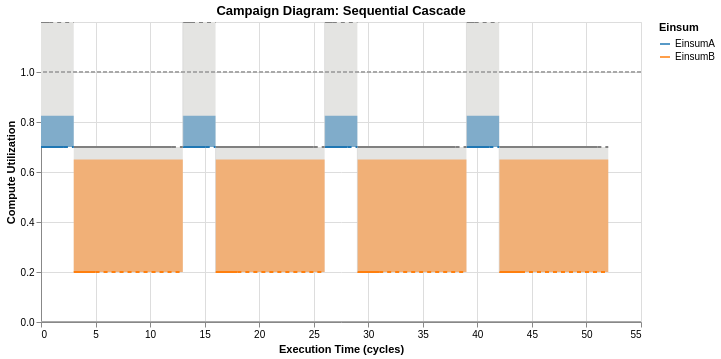
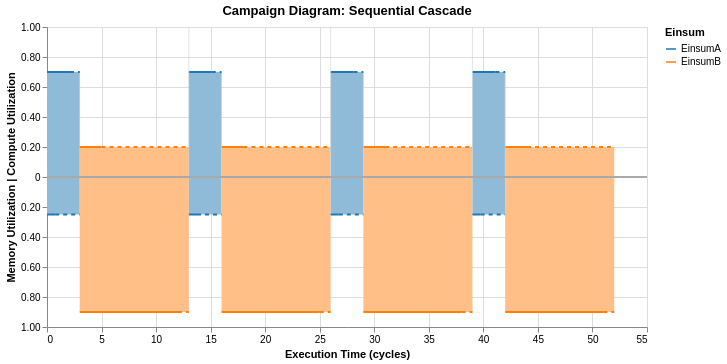

Notebook code cell kept with these figures, in order:
### Markdown cell above
In dual mode:

### Code cell
campaign_diagram = CampaignDiagram(cascade2)
campaign_diagram.draw(dual_mode=False).interactive().show()
campaign_diagram.draw(dual_mode=True).interactive()

### Figure 1 — Vega-Lite specification as saved in the notebook (floating-point values rounded to 4 significant figures)
{"config": {"view": {"continuousWidth": 300, "continuousHeight": 300}}, "layer": [{"layer": [{"layer": [{"layer": [{"mark": {"type": "rect", "color": "#E4E4E2"}, "encoding": {"tooltip": [{"field": "Einsum", "type": "nominal"}, {"field": "runtime", "type": "quantitative"}, {"field": "og_runtime", "type": "quantitative"}, {"field": "Memory_Utilization", "type": "quantitative"}, {"field": "Compute_Utilization", "type": "quantitative"}, {"field": "Compute_Utilization_plot", "type": "quantitative"}, {"field": "fusion_group", "type": "nominal"}, {"field": "memory_well", "type": "quantitative"}, {"field": "full_End_Time", "type": "quantitative"}, {"field": "throttled_duration", "type": "quantitative"}, {"field": "mem_throttled_duration", "type": "quantitative"}, {"field": "comp_throttled_duration", "type": "quantitative"}, {"field": "comp_perc", "type": "quantitative"}, {"field": "bw_perc", "type": "quantitative"}, {"field": "compute_type", "type": "nominal"}, {"field": "memory_type", "type": "nominal"}], "x": {"field": "Time_Stamp", "type": "quantitative"}, "x2": {"field": "full_End_Time"}, "y": {"field": "compute_limit_bot", "type": "quantitative"}, "y2": {"field": "compute_limit_top"}}, "name": "view_16f6e8925e598bdb_0", "transform": [{"calculate": "datum.Compute_Utilization_plot + 0.5 * datum.memory_well", "as": "compute_limit_top"}, {"calculate": "datum.Compute_Utilization_plot", "as": "compute_limit_bot"}, {"calculate": "datum.Compute_Utilization_plot", "as": "y1"}, {"calculate": "datum.Compute_Utilization_plot + datum.Memory_Utilization * 0.5", "as": "y2"}]}, {"mark": {"type": "rule", "color": "gray", "size": 2, "strokeDash": [0, 0]}, "encoding": {"tooltip": [{"field": "Einsum", "type": "nominal"}, {"field": "runtime", "type": "quantitative"}, {"field": "og_runtime", "type": "quantitative"}, {"field": "Memory_Utilization", "type": "quantitative"}, {"field": "Compute_Utilization", "type": "quantitative"}, {"field": "Compute_Utilization_plot", "type": "quantitative"}, {"field": "fusion_group", "type": "nominal"}, {"field": "memory_well", "type": "quantitative"}, {"field": "full_End_Time", "type": "quantitative"}, {"field": "throttled_duration", "type": "quantitative"}, {"field": "mem_throttled_duration", "type": "quantitative"}, {"field": "comp_throttled_duration", "type": "quantitative"}, {"field": "comp_perc", "type": "quantitative"}, {"field": "bw_perc", "type": "quantitative"}, {"field": "compute_type", "type": "nominal"}, {"field": "memory_type", "type": "nominal"}], "x": {"field": "Time_Stamp", "type": "quantitative"}, "x2": {"field": "mb_End_Time"}, "y": {"field": "compute_limit_top", "type": "quantitative"}}, "transform": [{"calculate": "datum.Compute_Utilization_plot + 0.5 * datum.memory_well", "as": "compute_limit_top"}, {"calculate": "datum.Compute_Utilization_plot", "as": "compute_limit_bot"}, {"calculate": "datum.Compute_Utilization_plot", "as": "y1"}, {"calculate": "datum.Compute_Utilization_plot + datum.Memory_Utilization * 0.5", "as": "y2"}]}]}, {"mark": {"type": "rect", "opacity": 0.5}, "encoding": {"color": {"field": "Einsum", "legend": null, "scale": {"domain": ["EinsumA", "EinsumB"], "range": ["#1f77b4", "#ff7f0e"]}, "sort": ["EinsumA", "EinsumB"], "type": "nominal"}, "tooltip": [{"field": "Einsum", "type": "nominal"}, {"field": "runtime", "type": "quantitative"}, {"field": "og_runtime", "type": "quantitative"}, {"field": "Memory_Utilization", "type": "quantitative"}, {"field": "Compute_Utilization", "type": "quantitative"}, {"field": "Compute_Utilization_plot", "type": "quantitative"}, {"field": "fusion_group", "type": "nominal"}, {"field": "memory_well", "type": "quantitative"}, {"field": "full_End_Time", "type": "quantitative"}, {"field": "throttled_duration", "type": "quantitative"}, {"field": "mem_throttled_duration", "type": "quantitative"}, {"field": "comp_throttled_duration", "type": "quantitative"}, {"field": "comp_perc", "type": "quantitative"}, {"field": "bw_perc", "type": "quantitative"}, {"field": "compute_type", "type": "nominal"}, {"field": "memory_type", "type": "nominal"}], "x": {"field": "Time_Stamp", "type": "quantitative"}, "x2": {"field": "full_End_Time"}, "y": {"field": "y1", "type": "quantitative"}, "y2": {"field": "y2"}}, "transform": [{"calculate": "datum.Compute_Utilization_plot + 0.5 * datum.memory_well", "as": "compute_limit_top"}, {"calculate": "datum.Compute_Utilization_plot", "as": "compute_limit_bot"}, {"calculate": "datum.Compute_Utilization_plot", "as": "y1"}, {"calculate": "datum.Compute_Utilization_plot + datum.Memory_Utilization * 0.5", "as": "y2"}]}, {"mark": {"type": "line", "interpolate": "step-after", "size": 2}, "encoding": {"color": {"field": "Einsum", "legend": null, "scale": {"domain": ["EinsumA", "EinsumB"], "range": ["#1f77b4", "#ff7f0e"]}, "sort": ["EinsumA", "EinsumB"], "type": "nominal"}, "tooltip": [{"field": "Einsum", "type": "nominal"}, {"field": "runtime", "type": "quantitative"}, {"field": "og_runtime", "type": "quantitative"}, {"field": "Memory_Utilization", "type": "quantitative"}, {"field": "Compute_Utilization", "type": "quantitative"}, {"field": "Compute_Utilization_plot", "type": "quantitative"}, {"field": "fusion_group", "type": "nominal"}, {"field": "memory_well", "type": "quantitative"}, {"field": "full_End_Time", "type": "quantitative"}, {"field": "throttled_duration", "type": "quantitative"}, {"field": "mem_throttled_duration", "type": "quantitative"}, {"field": "comp_throttled_duration", "type": "quantitative"}, {"field": "comp_perc", "type": "quantitative"}, {"field": "bw_perc", "type": "quantitative"}, {"field": "compute_type", "type": "nominal"}, {"field": "memory_type", "type": "nominal"}], "x": {"field": "Time_Stamp", "type": "quantitative"}, "x2": {"field": "cb_End_Time"}, "y": {"axis": {"labelExpr": "format(datum.value, '.1f')", "title": "Compute Utilization", "values": [0, 0.2, 0.4, 0.6, 0.8, 1.0]}, "field": "Compute_Utilization_plot", "scale": {"domain": [0, 1.2]}, "title": "Compute Utilization", "type": "quantitative"}}, "transform": [{"calculate": "datum.Compute_Utilization_plot + 0.5 * datum.memory_well", "as": "compute_limit_top"}, {"calculate": "datum.Compute_Utilization_plot", "as": "compute_limit_bot"}, {"calculate": "datum.Compute_Utilization_plot", "as": "y1"}, {"calculate": "datum.Compute_Utilization_plot + datum.Memory_Utilization * 0.5", "as": "y2"}]}, {"data": {"name": "data-fddeae40bb807a4cf1264e860ba02cdc"}, "mark": {"type": "rule", "color": "#D3D3D3", "opacity": 0.6, "size": 1}, "encoding": {"tooltip": [{"field": "x", "type": "quantitative"}], "x": {"field": "x", "type": "quantitative"}, "y": {"field": "compute_limit_bot", "type": "quantitative"}, "y2": {"field": "compute_limit_top"}}, "transform": [{"calculate": "datum.Compute_Utilization_plot + 0.5 * datum.memory_well", "as": "compute_limit_top"}, {"calculate": "datum.Compute_Utilization_plot", "as": "compute_limit_bot"}, {"calculate": "datum.Compute_Utilization_plot", "as": "y_bot"}]}, {"data": {"name": "data-4c031d28b9dc939aaeb03b78322771bf"}, "mark": {"type": "rule", "size": 2}, "encoding": {"color": {"field": "Einsum", "legend": null, "scale": {"domain": ["EinsumA", "EinsumB"], "range": ["#1f77b4", "#ff7f0e"]}, "sort": ["EinsumA", "EinsumB"], "type": "nominal"}, "tooltip": [{"field": "Einsum", "type": "nominal"}, {"field": "x", "type": "quantitative"}, {"field": "y", "type": "quantitative"}, {"field": "y2", "type": "quantitative"}, {"field": "duration", "type": "quantitative"}], "x": {"field": "x", "type": "quantitative"}, "y": {"field": "y", "type": "quantitative"}, "y2": {"field": "y2"}}}, {"data": {"name": "data-8cb6e083e8f215452839c29120b758a3"}, "mark": {"type": "rule", "color": "gray", "size": 2, "strokeDash": [4, 4]}, "encoding": {"tooltip": [{"field": "Einsum", "type": "nominal"}, {"field": "runtime", "type": "quantitative"}, {"field": "og_runtime", "type": "quantitative"}, {"field": "Memory_Utilization", "type": "quantitative"}, {"field": "Compute_Utilization", "type": "quantitative"}, {"field": "Compute_Utilization_plot", "type": "quantitative"}, {"field": "fusion_group", "type": "nominal"}, {"field": "memory_well", "type": "quantitative"}, {"field": "full_End_Time", "type": "quantitative"}, {"field": "throttled_duration", "type": "quantitative"}, {"field": "mem_throttled_duration", "type": "quantitative"}, {"field": "comp_throttled_duration", "type": "quantitative"}, {"field": "comp_perc", "type": "quantitative"}, {"field": "bw_perc", "type": "quantitative"}, {"field": "compute_type", "type": "nominal"}, {"field": "memory_type", "type": "nominal"}], "x": {"field": "mb_End_Time", "type": "quantitative"}, "x2": {"field": "full_End_Time"}, "y": {"field": "compute_limit_top", "type": "quantitative"}}, "transform": [{"calculate": "datum.Compute_Utilization_plot + 0.5 * datum.memory_well", "as": "compute_limit_top"}, {"calculate": "datum.Compute_Utilization_plot", "as": "compute_limit_bot"}, {"calculate": "datum.Compute_Utilization_plot", "as": "y1"}, {"calculate": "datum.Compute_Utilization_plot + datum.Memory_Utilization * 0.5", "as": "y2"}]}, {"data": {"name": "data-86d886b07e8953e335fad130cbd372d8"}, "mark": {"type": "rule", "size": 2, "strokeDash": [4, 4]}, "encoding": {"color": {"field": "Einsum", "legend": null, "scale": {"domain": ["EinsumA", "EinsumB"], "range": ["#1f77b4", "#ff7f0e"]}, "sort": ["EinsumA", "EinsumB"], "type": "nominal"}, "tooltip": [{"field": "Einsum", "type": "nominal"}, {"field": "x", "type": "quantitative"}, {"field": "x2", "type": "quantitative"}], "x": {"field": "x", "type": "quantitative"}, "x2": {"field": "x2"}, "y": {"field": "y", "type": "quantitative"}}}], "data": {"name": "data-8cb6e083e8f215452839c29120b758a3"}, "encoding": {"x": {"field": "Time_Stamp", "title": "Execution Time (cycles)", "type": "quantitative"}}, "resolve": {"scale": {"color": "independent"}}}, {"data": {"name": "data-62270e77d641448c13ff0a9fcf3e6578"}, "mark": {"type": "rule", "color": "darkgray", "size": 2, "strokeDash": [4, 2]}, "encoding": {"y": {"field": "y", "type": "quantitative"}}}]}, {"data": {"name": "data-87e69d7a9d7ae5b02a22f807b2d20c57"}, "mark": {"type": "rule", "color": "darkgray", "size": 2, "strokeDash": [0, 0]}, "encoding": {"y": {"field": "y", "type": "quantitative"}}}, {"data": {"name": "data-9145d7b3939a01dab6b165bf595666f4"}, "mark": {"type": "line", "opacity": 0}, "encoding": {"color": {"field": "Einsum", "legend": {"title": "Einsum"}, "scale": {"domain": ["EinsumA", "EinsumB"], "range": ["#1f77b4", "#ff7f0e"]}, "sort": ["EinsumA", "EinsumB"], "type": "nominal"}}}], "height": 300, "params": [{"name": "param_1e9efca18e7a2868", "select": {"type": "interval", "encodings": ["x", "y"]}, "bind": "scales", "views": ["view_16f6e8925e598bdb_0"]}], "title": "Campaign Diagram: Sequential Cascade", "width": 600, "$schema": "https://vega.github.io/schema/vega-lite/v6.4.1.json", "datasets": {"data-8cb6e083e8f215452839c29120b758a3": [{"Einsum": "EinsumA", "fusion_group": null, "fusion_type": "NONE", "Starting_Time": 0.0, "Time_Stamp": 0.0, "End_Time": 2.1, "cb_End_Time": 2.1, "mb_End_Time": 0.75, "full_End_Time": 3.0, "runtime": 3, "og_runtime": 3, "Compute_Utilization": 0.7, "Compute_Utilization_plot": 0.7, "Memory_Utilization": 0.25, "Memory_Utilization_plot": 0.25, "memory_well": 1.0, "cutil_start": 0.0, "mutil_start": 0.0, "compute_color": "#332288", "bw_color": "#9990C3", "throttled": true, "throttled_duration": 0.9, "mem_throttled_duration": 2.25, "comp_throttled_duration": 0.9, "comp_perc": 1.0, "bw_perc": 1.0, "compute_type": "Compute Pool", "memory_type": "Memory Pool"}, {"Einsum": "EinsumB", "fusion_group": null, "fusion_type": "NONE", "Starting_Time": 3.0, "Time_Stamp": 3.0, "End_Time": 12.0, "cb_End_Time": 5.0, "mb_End_Time": 12.0, "full_End_Time": 13.0, "runtime": 10, "og_runtime": 10, "Compute_Utilization": 0.2, "Compute_Utilization_plot": 0.2, "Memory_Utilization": 0.9, "Memory_Utilization_plot": 0.9, "memory_well": 1.0, "cutil_start": 0.0, "mutil_start": 0.0, "compute_color": "#117733", "bw_color": "#88BB99", "throttled": true, "throttled_duration": 1.0, "mem_throttled_duration": 1.0, "comp_throttled_duration": 8.0, "comp_perc": 1.0, "bw_perc": 1.0, "compute_type": "Compute Pool", "memory_type": "Memory Pool"}, {"Einsum": "EinsumA", "fusion_group": null, "fusion_type": "NONE", "Starting_Time": 13.0, "Time_Stamp": 13.0, "End_Time": 15.1, "cb_End_Time": 15.1, "mb_End_Time": 13.75, "full_End_Time": 16.0, "runtime": 3, "og_runtime": 3, "Compute_Utilization": 0.7, "Compute_Utilization_plot": 0.7, "Memory_Utilization": 0.25, "Memory_Utilization_plot": 0.25, "memory_well": 1.0, "cutil_start": 0.0, "mutil_start": 0.0, "compute_color": "#332288", "bw_color": "#9990C3", "throttled": true, "throttled_duration": 0.9, "mem_throttled_duration": 2.25, "comp_throttled_duration": 0.9, "comp_perc": 1.0, "bw_perc": 1.0, "compute_type": "Compute Pool", "memory_type": "Memory Pool"}, {"Einsum": "EinsumB", "fusion_group": null, "fusion_type": "NONE", "Starting_Time": 16.0, "Time_Stamp": 16.0, "End_Time": 25.0, "cb_End_Time": 18.0, "mb_End_Time": 25.0, "full_End_Time": 26.0, "runtime": 10, "og_runtime": 10, "Compute_Utilization": 0.2, "Compute_Utilization_plot": 0.2, "Memory_Utilization": 0.9, "Memory_Utilization_plot": 0.9, "memory_well": 1.0, "cutil_start": 0.0, "mutil_start": 0.0, "compute_color": "#117733", "bw_color": "#88BB99", "throttled": true, "throttled_duration": 1.0, "mem_throttled_duration": 1.0, "comp_throttled_duration": 8.0, "comp_perc": 1.0, "bw_perc": 1.0, "compute_type": "Compute Pool", "memory_type": "Memory Pool"}, {"Einsum": "EinsumA", "fusion_group": null, "fusion_type": "NONE", "Starting_Time": 26.0, "Time_Stamp": 26.0, "End_Time": 28.1, "cb_End_Time": 28.1, "mb_End_Time": 26.75, "full_End_Time": 29.0, "runtime": 3, "og_runtime": 3, "Compute_Utilization": 0.7, "Compute_Utilization_plot": 0.7, "Memory_Utilization": 0.25, "Memory_Utilization_plot": 0.25, "memory_well": 1.0, "cutil_start": 0.0, "mutil_start": 0.0, "compute_color": "#332288", "bw_color": "#9990C3", "throttled": true, "throttled_duration": 0.9, "mem_throttled_duration": 2.25, "comp_throttled_duration": 0.9, "comp_perc": 1.0, "bw_perc": 1.0, "compute_type": "Compute Pool", "memory_type": "Memory Pool"}, {"Einsum": "EinsumB", "fusion_group": null, "fusion_type": "NONE", "Starting_Time": 29.0, "Time_Stamp": 29.0, "End_Time": 38.0, "cb_End_Time": 31.0, "mb_End_Time": 38.0, "full_End_Time": 39.0, "runtime": 10, "og_runtime": 10, "Compute_Utilization": 0.2, "Compute_Utilization_plot": 0.2, "Memory_Utilization": 0.9, "Memory_Utilization_plot": 0.9, "memory_well": 1.0, "cutil_start": 0.0, "mutil_start": 0.0, "compute_color": "#117733", "bw_color": "#88BB99", "throttled": true, "throttled_duration": 1.0, "mem_throttled_duration": 1.0, "comp_throttled_duration": 8.0, "comp_perc": 1.0, "bw_perc": 1.0, "compute_type": "Compute Pool", "memory_type": "Memory Pool"}, {"Einsum": "EinsumA", "fusion_group": null, "fusion_type": "NONE", "Starting_Time": 39.0, "Time_Stamp": 39.0, "End_Time": 41.1, "cb_End_Time": 41.1, "mb_End_Time": 39.75, "full_End_Time": 42.0, "runtime": 3, "og_runtime": 3, "Compute_Utilization": 0.7, "Compute_Utilization_plot": 0.7, "Memory_Utilization": 0.25, "Memory_Utilization_plot": 0.25, "memory_well": 1.0, "cutil_start": 0.0, "mutil_start": 0.0, "compute_color": "#332288", "bw_color": "#9990C3", "throttled": true, "throttled_duration": 0.9, "mem_throttled_duration": 2.25, "comp_throttled_duration": 0.9, "comp_perc": 1.0, "bw_perc": 1.0, "compute_type": "Compute Pool", "memory_type": "Memory Pool"}, {"Einsum": "EinsumB", "fusion_group": null, "fusion_type": "NONE", "Starting_Time": 42.0, "Time_Stamp": 42.0, "End_Time": 51.0, "cb_End_Time": 44.0, "mb_End_Time": 51.0, "full_End_Time": 52.0, "runtime": 10, "og_runtime": 10, "Compute_Utilization": 0.2, "Compute_Utilization_plot": 0.2, "Memory_Utilization": 0.9, "Memory_Utilization_plot": 0.9, "memory_well": 1.0, "cutil_start": 0.0, "mutil_start": 0.0, "compute_color": "#117733", "bw_color": "#88BB99", "throttled": true, "throttled_duration": 1.0, "mem_throttled_duration": 1.0, "comp_throttled_duration": 8.0, "comp_perc": 1.0, "bw_perc": 1.0, "compute_type": "Compute Pool", "memory_type": "Memory Pool"}], "data-fddeae40bb807a4cf1264e860ba02cdc": [{"x": 13.0, "Einsum": "EinsumA", "Compute_Utilization_plot": 0.7, "Compute_Utilization": 0.7, "memory_well": 1.0}, {"x": 26.0, "Einsum": "EinsumA", "Compute_Utilization_plot": 0.7, "Compute_Utilization": 0.7, "memory_well": 1.0}, {"x": 39.0, "Einsum": "EinsumA", "Compute_Utilization_plot": 0.7, "Compute_Utilization": 0.7, "memory_well": 1.0}, {"x": 16.0, "Einsum": "EinsumB", "Compute_Utilization_plot": 0.2, "Compute_Utilization": 0.2, "memory_well": 1.0}, {"x": 29.0, "Einsum": "EinsumB", "Compute_Utilization_plot": 0.2, "Compute_Utilization": 0.2, "memory_well": 1.0}, {"x": 42.0, "Einsum": "EinsumB", "Compute_Utilization_plot": 0.2, "Compute_Utilization": 0.2, "memory_well": 1.0}], "data-4c031d28b9dc939aaeb03b78322771bf": [{"x": 13.0, "y": 0.7, "y2": 0.7, "Einsum": "EinsumA", "duration": 0.9}, {"x": 26.0, "y": 0.7, "y2": 0.7, "Einsum": "EinsumA", "duration": 0.9}, {"x": 39.0, "y": 0.7, "y2": 0.7, "Einsum": "EinsumA", "duration": 0.9}, {"x": 16.0, "y": 0.2, "y2": 0.2, "Einsum": "EinsumB", "duration": 1.0}, {"x": 29.0, "y": 0.2, "y2": 0.2, "Einsum": "EinsumB", "duration": 1.0}, {"x": 42.0, "y": 0.2, "y2": 0.2, "Einsum": "EinsumB", "duration": 1.0}], "data-86d886b07e8953e335fad130cbd372d8": [{"Einsum": "EinsumA", "x": 2.1, "x2": 3.0, "y": 0.7, "color": "#332288"}, {"Einsum": "EinsumB", "x": 5.0, "x2": 13.0, "y": 0.2, "color": "#117733"}, {"Einsum": "EinsumA", "x": 15.1, "x2": 16.0, "y": 0.7, "color": "#332288"}, {"Einsum": "EinsumB", "x": 18.0, "x2": 26.0, "y": 0.2, "color": "#117733"}, {"Einsum": "EinsumA", "x": 28.1, "x2": 29.0, "y": 0.7, "color": "#332288"}, {"Einsum": "EinsumB", "x": 31.0, "x2": 39.0, "y": 0.2, "color": "#117733"}, {"Einsum": "EinsumA", "x": 41.1, "x2": 42.0, "y": 0.7, "color": "#332288"}, {"Einsum": "EinsumB", "x": 44.0, "x2": 52.0, "y": 0.2, "color": "#117733"}], "data-62270e77d641448c13ff0a9fcf3e6578": [{"y": 1.0}], "data-87e69d7a9d7ae5b02a22f807b2d20c57": [{"y": 0.0}], "data-9145d7b3939a01dab6b165bf595666f4": [{"Einsum": "EinsumA", "fusion_group": null, "fusion_type": "NONE", "Starting_Time": 0.0, "Time_Stamp": 0.0, "End_Time": 2.1, "cb_End_Time": 2.1, "mb_End_Time": 0.75, "full_End_Time": 3.0, "runtime": 3, "og_runtime": 3, "Compute_Utilization": 0.7, "Compute_Utilization_plot": 0.7, "Memory_Utilization": 0.25, "Memory_Utilization_plot": 0.25, "memory_well": 1.0, "cutil_start": 0.0, "mutil_start": 0.0, "compute_color": "#332288", "bw_color": "#9990C3", "throttled": true, "throttled_duration": 0.9, "mem_throttled_duration": 2.25, "comp_throttled_duration": 0.9, "comp_perc": 1.0, "bw_perc": 1.0, "compute_type": "Compute Pool", "memory_type": "Memory Pool"}]}}

### Figure 2 — Vega-Lite specification as saved in the notebook (floating-point values rounded to 4 significant figures)
{"config": {"view": {"continuousWidth": 300, "continuousHeight": 300}}, "layer": [{"layer": [{"data": {"name": "data-8cb6e083e8f215452839c29120b758a3"}, "mark": {"type": "rect", "opacity": 1}, "encoding": {"color": {"field": "Einsum", "legend": null, "scale": {"domain": ["EinsumA", "EinsumB"], "range": ["#8FBBD9", "#FFBF86"]}, "sort": ["EinsumA", "EinsumB"], "type": "nominal"}, "tooltip": [{"field": "Einsum", "type": "nominal"}, {"field": "runtime", "type": "quantitative"}, {"field": "og_runtime", "type": "quantitative"}, {"field": "Memory_Utilization", "type": "quantitative"}, {"field": "Compute_Utilization", "type": "quantitative"}, {"field": "Compute_Utilization_plot", "type": "quantitative"}, {"field": "fusion_group", "type": "nominal"}, {"field": "memory_well", "type": "quantitative"}, {"field": "full_End_Time", "type": "quantitative"}, {"field": "throttled_duration", "type": "quantitative"}, {"field": "mem_throttled_duration", "type": "quantitative"}, {"field": "comp_throttled_duration", "type": "quantitative"}, {"field": "comp_perc", "type": "quantitative"}, {"field": "bw_perc", "type": "quantitative"}, {"field": "compute_type", "type": "nominal"}, {"field": "memory_type", "type": "nominal"}], "x": {"field": "Starting_Time", "type": "quantitative"}, "x2": {"field": "full_End_Time"}, "y": {"field": "cutil_start", "type": "quantitative"}, "y2": {"field": "Compute_Utilization_plot"}}, "name": "view_d2e0b3b6ec26188b_0", "transform": [{"calculate": "datum.Compute_Utilization_plot + 0.5 * datum.memory_well", "as": "compute_limit_top"}, {"calculate": "datum.Compute_Utilization_plot", "as": "compute_limit_bot"}, {"calculate": "datum.Compute_Utilization_plot", "as": "y1"}, {"calculate": "datum.Compute_Utilization_plot + datum.Memory_Utilization * 0.5", "as": "y2"}]}, {"data": {"name": "data-8cb6e083e8f215452839c29120b758a3"}, "mark": {"type": "rect", "opacity": 1}, "encoding": {"color": {"field": "Einsum", "legend": null, "scale": {"domain": ["EinsumA", "EinsumB"], "range": ["#8FBBD9", "#FFBF86"]}, "sort": ["EinsumA", "EinsumB"], "type": "nominal"}, "tooltip": [{"field": "Einsum", "type": "nominal"}, {"field": "runtime", "type": "quantitative"}, {"field": "og_runtime", "type": "quantitative"}, {"field": "Memory_Utilization", "type": "quantitative"}, {"field": "Compute_Utilization", "type": "quantitative"}, {"field": "Compute_Utilization_plot", "type": "quantitative"}, {"field": "fusion_group", "type": "nominal"}, {"field": "memory_well", "type": "quantitative"}, {"field": "full_End_Time", "type": "quantitative"}, {"field": "throttled_duration", "type": "quantitative"}, {"field": "mem_throttled_duration", "type": "quantitative"}, {"field": "comp_throttled_duration", "type": "quantitative"}, {"field": "comp_perc", "type": "quantitative"}, {"field": "bw_perc", "type": "quantitative"}, {"field": "compute_type", "type": "nominal"}, {"field": "memory_type", "type": "nominal"}], "x": {"field": "Starting_Time", "type": "quantitative"}, "x2": {"field": "full_End_Time"}, "y": {"axis": {"labelExpr": "abs(datum.value) == 0 ? '0' : format(abs(datum.value), '.2f')"}, "field": "mutil_start", "scale": {"domain": [-1, 1]}, "title": "Memory Utilization | Compute Utilization", "type": "quantitative"}, "y2": {"field": "neg_mem_util"}}, "transform": [{"calculate": "datum.Compute_Utilization_plot + 0.5 * datum.memory_well", "as": "compute_limit_top"}, {"calculate": "datum.Compute_Utilization_plot", "as": "compute_limit_bot"}, {"calculate": "datum.Compute_Utilization_plot", "as": "y1"}, {"calculate": "datum.Compute_Utilization_plot + datum.Memory_Utilization * 0.5", "as": "y2"}, {"calculate": "-datum.mutil_start", "as": "mutil_start"}, {"calculate": "-datum.Memory_Utilization_plot", "as": "neg_mem_util"}]}, {"data": {"name": "data-8cb6e083e8f215452839c29120b758a3"}, "mark": {"type": "line", "interpolate": "step-after", "size": 2}, "encoding": {"color": {"field": "Einsum", "legend": null, "scale": {"domain": ["EinsumA", "EinsumB"], "range": ["#1f77b4", "#ff7f0e"]}, "sort": ["EinsumA", "EinsumB"], "type": "nominal"}, "tooltip": [{"field": "Einsum", "type": "nominal"}, {"field": "runtime", "type": "quantitative"}, {"field": "og_runtime", "type": "quantitative"}, {"field": "Memory_Utilization", "type": "quantitative"}, {"field": "Compute_Utilization", "type": "quantitative"}, {"field": "Compute_Utilization_plot", "type": "quantitative"}, {"field": "fusion_group", "type": "nominal"}, {"field": "memory_well", "type": "quantitative"}, {"field": "full_End_Time", "type": "quantitative"}, {"field": "throttled_duration", "type": "quantitative"}, {"field": "mem_throttled_duration", "type": "quantitative"}, {"field": "comp_throttled_duration", "type": "quantitative"}, {"field": "comp_perc", "type": "quantitative"}, {"field": "bw_perc", "type": "quantitative"}, {"field": "compute_type", "type": "nominal"}, {"field": "memory_type", "type": "nominal"}], "x": {"field": "Starting_Time", "type": "quantitative"}, "x2": {"field": "cb_End_Time"}, "y": {"field": "Compute_Utilization_plot", "type": "quantitative"}}, "transform": [{"calculate": "datum.Compute_Utilization_plot + 0.5 * datum.memory_well", "as": "compute_limit_top"}, {"calculate": "datum.Compute_Utilization_plot", "as": "compute_limit_bot"}, {"calculate": "datum.Compute_Utilization_plot", "as": "y1"}, {"calculate": "datum.Compute_Utilization_plot + datum.Memory_Utilization * 0.5", "as": "y2"}]}, {"data": {"name": "data-8cb6e083e8f215452839c29120b758a3"}, "mark": {"type": "line", "interpolate": "step-after", "size": 2}, "encoding": {"color": {"field": "Einsum", "legend": null, "scale": {"domain": ["EinsumA", "EinsumB"], "range": ["#1f77b4", "#ff7f0e"]}, "sort": ["EinsumA", "EinsumB"], "type": "nominal"}, "tooltip": [{"field": "Einsum", "type": "nominal"}, {"field": "runtime", "type": "quantitative"}, {"field": "og_runtime", "type": "quantitative"}, {"field": "Memory_Utilization", "type": "quantitative"}, {"field": "Compute_Utilization", "type": "quantitative"}, {"field": "Compute_Utilization_plot", "type": "quantitative"}, {"field": "fusion_group", "type": "nominal"}, {"field": "memory_well", "type": "quantitative"}, {"field": "full_End_Time", "type": "quantitative"}, {"field": "throttled_duration", "type": "quantitative"}, {"field": "mem_throttled_duration", "type": "quantitative"}, {"field": "comp_throttled_duration", "type": "quantitative"}, {"field": "comp_perc", "type": "quantitative"}, {"field": "bw_perc", "type": "quantitative"}, {"field": "compute_type", "type": "nominal"}, {"field": "memory_type", "type": "nominal"}], "x": {"field": "Starting_Time", "type": "quantitative"}, "x2": {"field": "mb_End_Time"}, "y": {"field": "neg_mem_util", "type": "quantitative"}}, "transform": [{"calculate": "datum.Compute_Utilization_plot + 0.5 * datum.memory_well", "as": "compute_limit_top"}, {"calculate": "datum.Compute_Utilization_plot", "as": "compute_limit_bot"}, {"calculate": "datum.Compute_Utilization_plot", "as": "y1"}, {"calculate": "datum.Compute_Utilization_plot + datum.Memory_Utilization * 0.5", "as": "y2"}, {"calculate": "-datum.Memory_Utilization_plot", "as": "neg_mem_util"}]}, {"data": {"name": "data-a0a55d106695e8d630baff0f16eee66d"}, "mark": {"type": "line", "color": "black", "interpolate": "step-after", "size": 2}, "encoding": {"y": {"field": "y", "type": "quantitative"}}}, {"data": {"name": "data-fddeae40bb807a4cf1264e860ba02cdc"}, "mark": {"type": "rule", "color": "#D3D3D3", "opacity": 0.6, "size": 1}, "encoding": {"tooltip": [{"field": "x", "type": "quantitative"}], "x": {"field": "x", "type": "quantitative"}, "y": {"field": "y_bot", "type": "quantitative"}, "y2": {"field": "compute_limit_top"}}, "transform": [{"calculate": "datum.Compute_Utilization_plot + 0.5 * datum.memory_well", "as": "compute_limit_top"}, {"calculate": "datum.Compute_Utilization_plot", "as": "compute_limit_bot"}, {"calculate": "datum.Compute_Utilization_plot - datum.Compute_Utilization", "as": "y_bot"}]}, {"data": {"name": "data-4c031d28b9dc939aaeb03b78322771bf"}, "mark": {"type": "rule", "size": 2}, "encoding": {"color": {"field": "Einsum", "legend": null, "scale": {"domain": ["EinsumA", "EinsumB"], "range": ["#1f77b4", "#ff7f0e"]}, "sort": ["EinsumA", "EinsumB"], "type": "nominal"}, "tooltip": [{"field": "Einsum", "type": "nominal"}, {"field": "x", "type": "quantitative"}, {"field": "y", "type": "quantitative"}, {"field": "y2", "type": "quantitative"}, {"field": "duration", "type": "quantitative"}], "x": {"field": "x", "type": "quantitative"}, "y": {"field": "y", "type": "quantitative"}, "y2": {"field": "y2"}}}, {"data": {"name": "data-84cc0e48d81eaff21fd43a8d392c730d"}, "mark": {"type": "rule", "size": 2}, "encoding": {"color": {"field": "Einsum", "legend": null, "scale": {"domain": ["EinsumA", "EinsumB"], "range": ["#1f77b4", "#ff7f0e"]}, "sort": ["EinsumA", "EinsumB"], "type": "nominal"}, "tooltip": [{"field": "Einsum", "type": "nominal"}, {"field": "x", "type": "quantitative"}], "x": {"field": "x", "type": "quantitative"}, "y": {"field": "y", "type": "quantitative"}, "y2": {"field": "y2"}}}, {"data": {"name": "data-39e965b18b3645cc14b9d43e95255bb0"}, "mark": {"type": "rule", "size": 2, "strokeDash": [4, 4]}, "encoding": {"color": {"field": "Einsum", "legend": null, "scale": {"domain": ["EinsumA", "EinsumB"], "range": ["#1f77b4", "#ff7f0e"]}, "sort": ["EinsumA", "EinsumB"], "type": "nominal"}, "tooltip": [{"field": "Einsum", "type": "nominal"}, {"field": "x", "type": "quantitative"}, {"field": "x2", "type": "quantitative"}], "x": {"field": "x", "type": "quantitative"}, "x2": {"field": "x2"}, "y": {"field": "y", "type": "quantitative"}}}, {"data": {"name": "data-86d886b07e8953e335fad130cbd372d8"}, "mark": {"type": "rule", "size": 2, "strokeDash": [4, 4]}, "encoding": {"color": {"field": "Einsum", "legend": null, "scale": {"domain": ["EinsumA", "EinsumB"], "range": ["#1f77b4", "#ff7f0e"]}, "sort": ["EinsumA", "EinsumB"], "type": "nominal"}, "tooltip": [{"field": "Einsum", "type": "nominal"}, {"field": "x", "type": "quantitative"}, {"field": "x2", "type": "quantitative"}], "x": {"field": "x", "type": "quantitative"}, "x2": {"field": "x2"}, "y": {"field": "y", "type": "quantitative"}}}], "encoding": {"x": {"field": "Time_Stamp", "title": "Execution Time (cycles)", "type": "quantitative"}}, "resolve": {"scale": {"color": "independent"}}}, {"data": {"name": "data-87e69d7a9d7ae5b02a22f807b2d20c57"}, "mark": {"type": "rule", "color": "darkgray", "size": 2, "strokeDash": [0, 0]}, "encoding": {"y": {"field": "y", "type": "quantitative"}}}, {"data": {"name": "data-9145d7b3939a01dab6b165bf595666f4"}, "mark": {"type": "line", "opacity": 0}, "encoding": {"color": {"field": "Einsum", "legend": {"title": "Einsum"}, "scale": {"domain": ["EinsumA", "EinsumB"], "range": ["#1f77b4", "#ff7f0e"]}, "sort": ["EinsumA", "EinsumB"], "type": "nominal"}}}], "height": 300, "params": [{"name": "param_1e9efca18e7a2868", "select": {"type": "interval", "encodings": ["x", "y"]}, "bind": "scales", "views": ["view_d2e0b3b6ec26188b_0"]}], "title": "Campaign Diagram: Sequential Cascade", "width": 600, "$schema": "https://vega.github.io/schema/vega-lite/v6.4.1.json", "datasets": {"data-8cb6e083e8f215452839c29120b758a3": [{"Einsum": "EinsumA", "fusion_group": null, "fusion_type": "NONE", "Starting_Time": 0.0, "Time_Stamp": 0.0, "End_Time": 2.1, "cb_End_Time": 2.1, "mb_End_Time": 0.75, "full_End_Time": 3.0, "runtime": 3, "og_runtime": 3, "Compute_Utilization": 0.7, "Compute_Utilization_plot": 0.7, "Memory_Utilization": 0.25, "Memory_Utilization_plot": 0.25, "memory_well": 1.0, "cutil_start": 0.0, "mutil_start": 0.0, "compute_color": "#332288", "bw_color": "#9990C3", "throttled": true, "throttled_duration": 0.9, "mem_throttled_duration": 2.25, "comp_throttled_duration": 0.9, "comp_perc": 1.0, "bw_perc": 1.0, "compute_type": "Compute Pool", "memory_type": "Memory Pool"}, {"Einsum": "EinsumB", "fusion_group": null, "fusion_type": "NONE", "Starting_Time": 3.0, "Time_Stamp": 3.0, "End_Time": 12.0, "cb_End_Time": 5.0, "mb_End_Time": 12.0, "full_End_Time": 13.0, "runtime": 10, "og_runtime": 10, "Compute_Utilization": 0.2, "Compute_Utilization_plot": 0.2, "Memory_Utilization": 0.9, "Memory_Utilization_plot": 0.9, "memory_well": 1.0, "cutil_start": 0.0, "mutil_start": 0.0, "compute_color": "#117733", "bw_color": "#88BB99", "throttled": true, "throttled_duration": 1.0, "mem_throttled_duration": 1.0, "comp_throttled_duration": 8.0, "comp_perc": 1.0, "bw_perc": 1.0, "compute_type": "Compute Pool", "memory_type": "Memory Pool"}, {"Einsum": "EinsumA", "fusion_group": null, "fusion_type": "NONE", "Starting_Time": 13.0, "Time_Stamp": 13.0, "End_Time": 15.1, "cb_End_Time": 15.1, "mb_End_Time": 13.75, "full_End_Time": 16.0, "runtime": 3, "og_runtime": 3, "Compute_Utilization": 0.7, "Compute_Utilization_plot": 0.7, "Memory_Utilization": 0.25, "Memory_Utilization_plot": 0.25, "memory_well": 1.0, "cutil_start": 0.0, "mutil_start": 0.0, "compute_color": "#332288", "bw_color": "#9990C3", "throttled": true, "throttled_duration": 0.9, "mem_throttled_duration": 2.25, "comp_throttled_duration": 0.9, "comp_perc": 1.0, "bw_perc": 1.0, "compute_type": "Compute Pool", "memory_type": "Memory Pool"}, {"Einsum": "EinsumB", "fusion_group": null, "fusion_type": "NONE", "Starting_Time": 16.0, "Time_Stamp": 16.0, "End_Time": 25.0, "cb_End_Time": 18.0, "mb_End_Time": 25.0, "full_End_Time": 26.0, "runtime": 10, "og_runtime": 10, "Compute_Utilization": 0.2, "Compute_Utilization_plot": 0.2, "Memory_Utilization": 0.9, "Memory_Utilization_plot": 0.9, "memory_well": 1.0, "cutil_start": 0.0, "mutil_start": 0.0, "compute_color": "#117733", "bw_color": "#88BB99", "throttled": true, "throttled_duration": 1.0, "mem_throttled_duration": 1.0, "comp_throttled_duration": 8.0, "comp_perc": 1.0, "bw_perc": 1.0, "compute_type": "Compute Pool", "memory_type": "Memory Pool"}, {"Einsum": "EinsumA", "fusion_group": null, "fusion_type": "NONE", "Starting_Time": 26.0, "Time_Stamp": 26.0, "End_Time": 28.1, "cb_End_Time": 28.1, "mb_End_Time": 26.75, "full_End_Time": 29.0, "runtime": 3, "og_runtime": 3, "Compute_Utilization": 0.7, "Compute_Utilization_plot": 0.7, "Memory_Utilization": 0.25, "Memory_Utilization_plot": 0.25, "memory_well": 1.0, "cutil_start": 0.0, "mutil_start": 0.0, "compute_color": "#332288", "bw_color": "#9990C3", "throttled": true, "throttled_duration": 0.9, "mem_throttled_duration": 2.25, "comp_throttled_duration": 0.9, "comp_perc": 1.0, "bw_perc": 1.0, "compute_type": "Compute Pool", "memory_type": "Memory Pool"}, {"Einsum": "EinsumB", "fusion_group": null, "fusion_type": "NONE", "Starting_Time": 29.0, "Time_Stamp": 29.0, "End_Time": 38.0, "cb_End_Time": 31.0, "mb_End_Time": 38.0, "full_End_Time": 39.0, "runtime": 10, "og_runtime": 10, "Compute_Utilization": 0.2, "Compute_Utilization_plot": 0.2, "Memory_Utilization": 0.9, "Memory_Utilization_plot": 0.9, "memory_well": 1.0, "cutil_start": 0.0, "mutil_start": 0.0, "compute_color": "#117733", "bw_color": "#88BB99", "throttled": true, "throttled_duration": 1.0, "mem_throttled_duration": 1.0, "comp_throttled_duration": 8.0, "comp_perc": 1.0, "bw_perc": 1.0, "compute_type": "Compute Pool", "memory_type": "Memory Pool"}, {"Einsum": "EinsumA", "fusion_group": null, "fusion_type": "NONE", "Starting_Time": 39.0, "Time_Stamp": 39.0, "End_Time": 41.1, "cb_End_Time": 41.1, "mb_End_Time": 39.75, "full_End_Time": 42.0, "runtime": 3, "og_runtime": 3, "Compute_Utilization": 0.7, "Compute_Utilization_plot": 0.7, "Memory_Utilization": 0.25, "Memory_Utilization_plot": 0.25, "memory_well": 1.0, "cutil_start": 0.0, "mutil_start": 0.0, "compute_color": "#332288", "bw_color": "#9990C3", "throttled": true, "throttled_duration": 0.9, "mem_throttled_duration": 2.25, "comp_throttled_duration": 0.9, "comp_perc": 1.0, "bw_perc": 1.0, "compute_type": "Compute Pool", "memory_type": "Memory Pool"}, {"Einsum": "EinsumB", "fusion_group": null, "fusion_type": "NONE", "Starting_Time": 42.0, "Time_Stamp": 42.0, "End_Time": 51.0, "cb_End_Time": 44.0, "mb_End_Time": 51.0, "full_End_Time": 52.0, "runtime": 10, "og_runtime": 10, "Compute_Utilization": 0.2, "Compute_Utilization_plot": 0.2, "Memory_Utilization": 0.9, "Memory_Utilization_plot": 0.9, "memory_well": 1.0, "cutil_start": 0.0, "mutil_start": 0.0, "compute_color": "#117733", "bw_color": "#88BB99", "throttled": true, "throttled_duration": 1.0, "mem_throttled_duration": 1.0, "comp_throttled_duration": 8.0, "comp_perc": 1.0, "bw_perc": 1.0, "compute_type": "Compute Pool", "memory_type": "Memory Pool"}], "data-a0a55d106695e8d630baff0f16eee66d": [{"y": 0}], "data-fddeae40bb807a4cf1264e860ba02cdc": [{"x": 13.0, "Einsum": "EinsumA", "Compute_Utilization_plot": 0.7, "Compute_Utilization": 0.7, "memory_well": 1.0}, {"x": 26.0, "Einsum": "EinsumA", "Compute_Utilization_plot": 0.7, "Compute_Utilization": 0.7, "memory_well": 1.0}, {"x": 39.0, "Einsum": "EinsumA", "Compute_Utilization_plot": 0.7, "Compute_Utilization": 0.7, "memory_well": 1.0}, {"x": 16.0, "Einsum": "EinsumB", "Compute_Utilization_plot": 0.2, "Compute_Utilization": 0.2, "memory_well": 1.0}, {"x": 29.0, "Einsum": "EinsumB", "Compute_Utilization_plot": 0.2, "Compute_Utilization": 0.2, "memory_well": 1.0}, {"x": 42.0, "Einsum": "EinsumB", "Compute_Utilization_plot": 0.2, "Compute_Utilization": 0.2, "memory_well": 1.0}], "data-4c031d28b9dc939aaeb03b78322771bf": [{"x": 13.0, "y": 0.7, "y2": 0.7, "Einsum": "EinsumA", "duration": 0.9}, {"x": 26.0, "y": 0.7, "y2": 0.7, "Einsum": "EinsumA", "duration": 0.9}, {"x": 39.0, "y": 0.7, "y2": 0.7, "Einsum": "EinsumA", "duration": 0.9}, {"x": 16.0, "y": 0.2, "y2": 0.2, "Einsum": "EinsumB", "duration": 1.0}, {"x": 29.0, "y": 0.2, "y2": 0.2, "Einsum": "EinsumB", "duration": 1.0}, {"x": 42.0, "y": 0.2, "y2": 0.2, "Einsum": "EinsumB", "duration": 1.0}], "data-84cc0e48d81eaff21fd43a8d392c730d": [{"x": 13.0, "y": -0.25, "y2": -0.25, "Einsum": "EinsumA", "duration": 0.9}, {"x": 26.0, "y": -0.25, "y2": -0.25, "Einsum": "EinsumA", "duration": 0.9}, {"x": 39.0, "y": -0.25, "y2": -0.25, "Einsum": "EinsumA", "duration": 0.9}, {"x": 16.0, "y": -0.9, "y2": -0.9, "Einsum": "EinsumB", "duration": 1.0}, {"x": 29.0, "y": -0.9, "y2": -0.9, "Einsum": "EinsumB", "duration": 1.0}, {"x": 42.0, "y": -0.9, "y2": -0.9, "Einsum": "EinsumB", "duration": 1.0}], "data-39e965b18b3645cc14b9d43e95255bb0": [{"Einsum": "EinsumA", "x": 0.75, "x2": 3.0, "y": -0.25, "color": "#332288"}, {"Einsum": "EinsumB", "x": 12.0, "x2": 13.0, "y": -0.9, "color": "#117733"}, {"Einsum": "EinsumA", "x": 13.75, "x2": 16.0, "y": -0.25, "color": "#332288"}, {"Einsum": "EinsumB", "x": 25.0, "x2": 26.0, "y": -0.9, "color": "#117733"}, {"Einsum": "EinsumA", "x": 26.75, "x2": 29.0, "y": -0.25, "color": "#332288"}, {"Einsum": "EinsumB", "x": 38.0, "x2": 39.0, "y": -0.9, "color": "#117733"}, {"Einsum": "EinsumA", "x": 39.75, "x2": 42.0, "y": -0.25, "color": "#332288"}, {"Einsum": "EinsumB", "x": 51.0, "x2": 52.0, "y": -0.9, "color": "#117733"}], "data-86d886b07e8953e335fad130cbd372d8": [{"Einsum": "EinsumA", "x": 2.1, "x2": 3.0, "y": 0.7, "color": "#332288"}, {"Einsum": "EinsumB", "x": 5.0, "x2": 13.0, "y": 0.2, "color": "#117733"}, {"Einsum": "EinsumA", "x": 15.1, "x2": 16.0, "y": 0.7, "color": "#332288"}, {"Einsum": "EinsumB", "x": 18.0, "x2": 26.0, "y": 0.2, "color": "#117733"}, {"Einsum": "EinsumA", "x": 28.1, "x2": 29.0, "y": 0.7, "color": "#332288"}, {"Einsum": "EinsumB", "x": 31.0, "x2": 39.0, "y": 0.2, "color": "#117733"}, {"Einsum": "EinsumA", "x": 41.1, "x2": 42.0, "y": 0.7, "color": "#332288"}, {"Einsum": "EinsumB", "x": 44.0, "x2": 52.0, "y": 0.2, "color": "#117733"}], "data-87e69d7a9d7ae5b02a22f807b2d20c57": [{"y": 0.0}], "data-9145d7b3939a01dab6b165bf595666f4": [{"Einsum": "EinsumA", "fusion_group": null, "fusion_type": "NONE", "Starting_Time": 0.0, "Time_Stamp": 0.0, "End_Time": 2.1, "cb_End_Time": 2.1, "mb_End_Time": 0.75, "full_End_Time": 3.0, "runtime": 3, "og_runtime": 3, "Compute_Utilization": 0.7, "Compute_Utilization_plot": 0.7, "Memory_Utilization": 0.25, "Memory_Utilization_plot": 0.25, "memory_well": 1.0, "cutil_start": 0.0, "mutil_start": 0.0, "compute_color": "#332288", "bw_color": "#9990C3", "throttled": true, "throttled_duration": 0.9, "mem_throttled_duration": 2.25, "comp_throttled_duration": 0.9, "comp_perc": 1.0, "bw_perc": 1.0, "compute_type": "Compute Pool", "memory_type": "Memory Pool"}]}}
